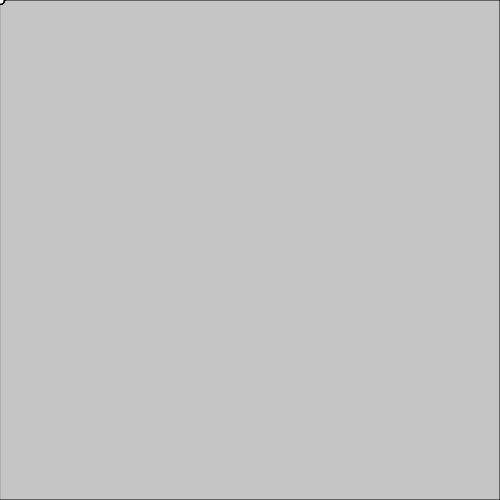
Frame 1 (no input)
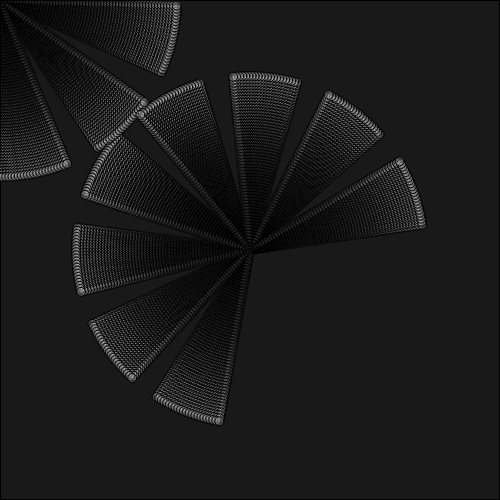
Frame 60 (no input)
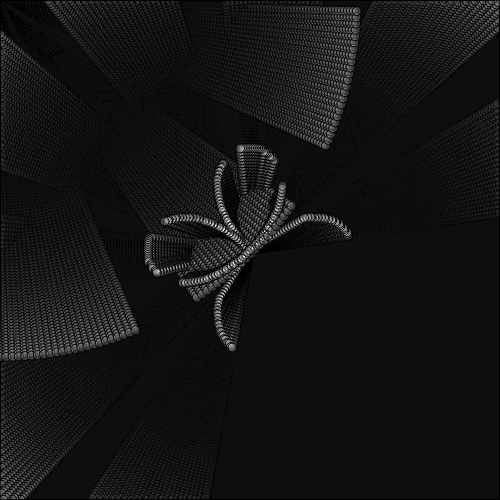
Frame 120 (the mouse pressed at the canvas centre since frame 60)

The p5.js sketch that drew these frames (run headless with seeded random() and noise() and a simulated clock; from frame 60 on, the mouse is pressed at the canvas centre):

// p5.js sketch
// ── sketch.js
// https://editor.p5js.org/jht9629-nyu/sketches/BRb-izXNb
// matt-parker-09_02-compromise
// https://github.com/madparker/-p5t/blob/main/%23p5t/ArtSketch/09_02_2020/compromise/compromise.pde
// #p5t/ArtSketch/09_02_2020/compromise/compromise.pde

let c = 250, m = 500, i;
let p = new Array(996).fill(0);

function setup() {
  createCanvas(500, 500); // frame.setSize(500, 500) in draw()
  background(204); // Processing default background
}

function draw() {
  fill((i = 0), 9);
  rect(0, 0, m, m);
  fill(c, 50);
  for (; i < 996; i += 4) {
    if (p[i] < 1) {
      p[i + 2] = sin(i) * 3;
      p[i + 3] = cos(i) * 3;
    }
    circle(p[i], p[i + 1], 9);
    p[i] += p[i + 2];
    p[i + 1] += p[i + 3];
    if (p[i] > m || p[i] < 0 || p[i + 1] > m || p[i + 1] < 0) p[i] = p[i + 1] = c;
  }
}
//#p5t

// ---- Original Processing source: #p5t/ArtSketch/09_02_2020/compromise/compromise.pde
/*
int c=250,m=500,i;float p[]=new float[996];void draw(){frame.setSize(m,m);fill(i=0,9);rect(0,0,m,m);fill(c,50);for(;i<996;i+=4){if(p[i]<1){p[i+2]=sin(i)*3;p[i+3]=cos(i)*3;}circle(p[i],p[i+1],9);p[i]+=p[i+2];p[i+1]+=p[i+3];if(p[i]>m|p[i]<0|p[i+1]>m|p[i+1]<0)p[i]=p[i+1]=c;}}//#p5t
*/
